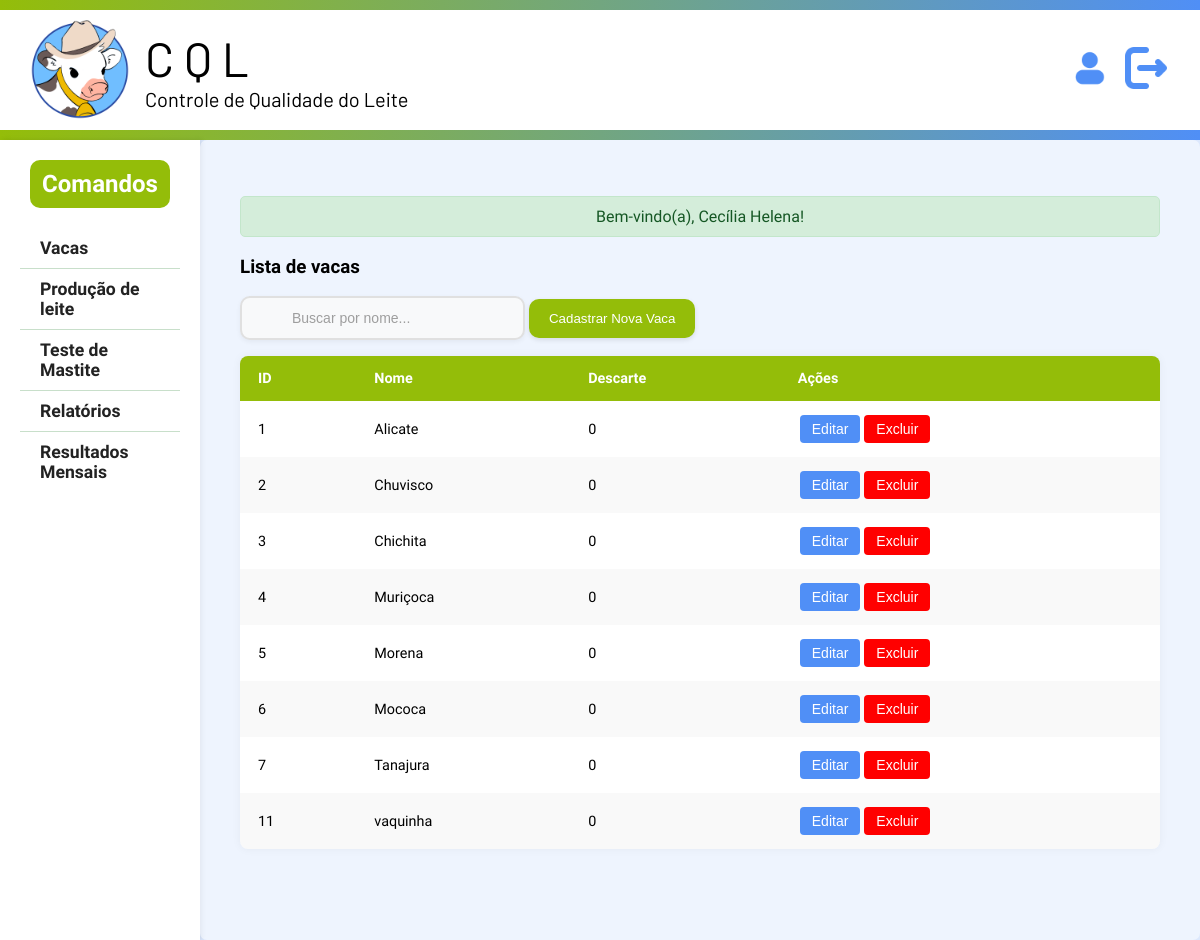
Page /FrontEnd/aluno/area_comum_aluno.php (signed in) on the earlier database version.
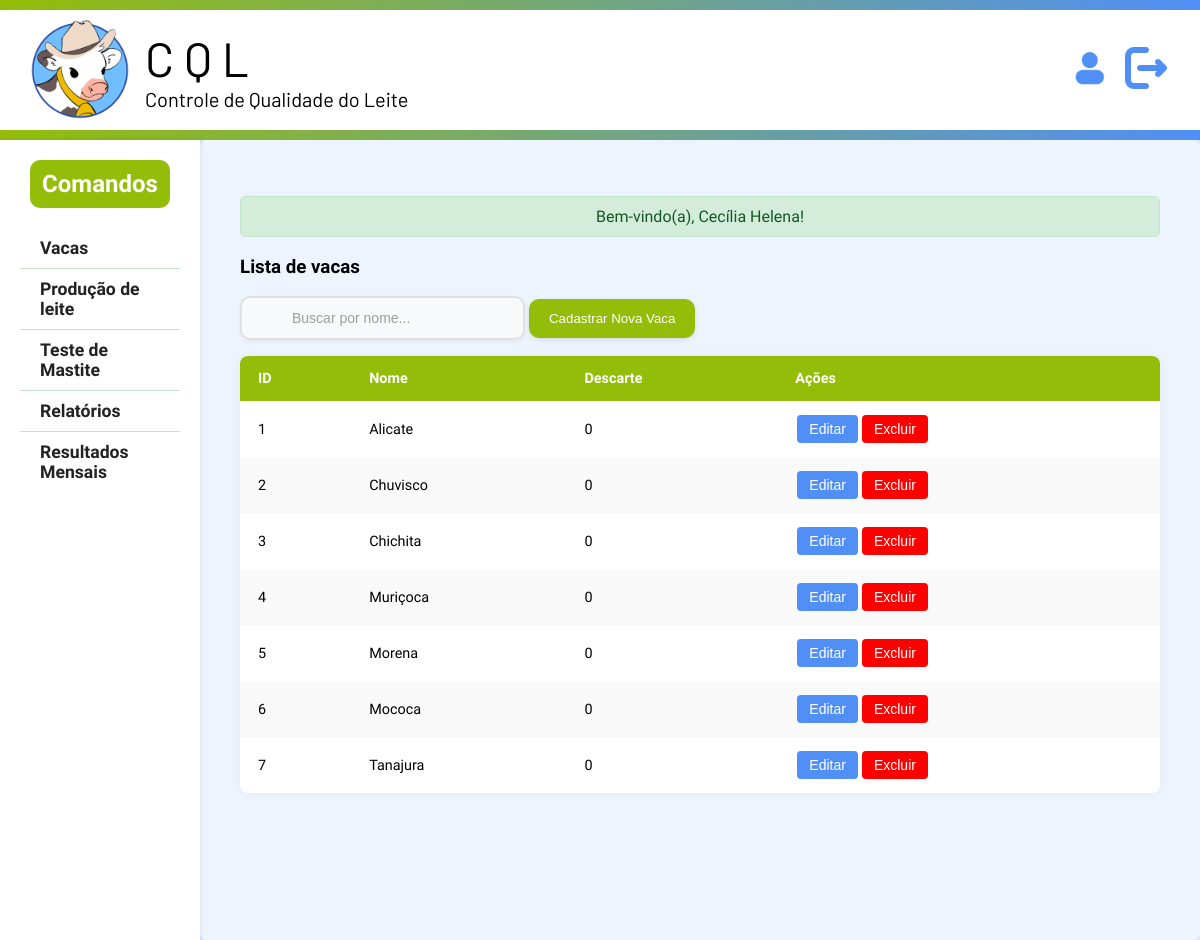
Same page on the later database version.
### tables this page shows
CREATE TABLE `vacas` (
  `id_vaca` int(11) NOT NULL,
  `nome` varchar(100) NOT NULL,
  `descarte` tinyint(1) NOT NULL DEFAULT 0
);

### FrontEnd/aluno/area_comum_aluno.php (shortened to what this page needs)
<?php
require("../../BackEnd/get_resultados_mensais.php");
?>
<!DOCTYPE html>
<html lang="pt-br">
<head>
  <link rel="stylesheet" href="../style/usuarios.css" />
</head>
<body>
  <div class="faixa-decorada"></div>
  <header id="menu">
    <div class="logo-container">
      <img src="../imgs/iconePagPreto.png" alt="Logo do projeto" class="logo" />
      <div class="texto-logo">
        <h1 class="barlow-regular">CQL</h1>
        <h2 class="barlow-regular">Controle de Qualidade do Leite</h2>
      </div>
    </div>
    <div class="caixa-perfil">
      <button id="btnPerfil" title="<?php echo htmlspecialchars($_SESSION['nome'] ?? 'Usuário'); ?>">
        <img src="../imgs/perfil.png" alt="Perfil de <?php echo htmlspecialchars($_SESSION['nome'] ?? 'usuário'); ?>">
      </button>
      <button title="Sair" onclick="if(confirmarSaida()) location.href='../../FrontEnd/logout.php'">
        <img src="../imgs/sair.png" alt="Botão sair">
      </button>
    </div>
  </header>
  <div class="faixa-decorada"></div>
  <main class="painel">
    <nav class="menu-lateral">
      <h2>Comandos</h2>
      <ul>
        <li><a href="#" onclick="mostrarSecao('lista')">Vacas</a></li>
        <li><a href="#" onclick="mostrarSecao('producao')">Produção de leite</a></li>
        <li><a href="#" onclick="mostrarSecao('teste_mastite')">Teste de Mastite</a></li>
        <li><a href="#" onclick="mostrarSecao('relatorios')">Relatórios</a></li>
        <li><a href="#" onclick="mostrarSecao('resultados-mensais')">Resultados Mensais</a></li>
      </ul>
    </nav>
    <section id="lista" class="conteudo">
      <?php if (isset($_SESSION['mensagem'])): ?>
        <p class="mensagem" role="alert" id="mensagem-global"><?= $_SESSION['mensagem']; ?></p>
        <?php unset($_SESSION['mensagem']);
      endif; ?>
      <h3>Lista de vacas</h3>
      <input type="text" id="buscaVaca" list="vacasNomesDatalist" placeholder="Buscar por nome..."
        oninput="filtrarVacasTabela()" class="input-busca">
      <button onclick="mostrarSecao('cadastro')" class="btn">Cadastrar Nova Vaca</button>
      <table class="tabela" id="id-tabela-vacas">
        <thead>
          <tr>
            <th>ID</th>
            <th>Nome</th>
            <th>Descarte</th>
            <th>Ações</th>
          </tr>
        </thead>
        <tbody>
          <?php require("../../BackEnd/listar_vacas.php") ?>
        </tbody>
      </table>
    </section>
  </main>
</body>
</html>

### BackEnd/listar_vacas.php
<?php
require("conexao.php");
try {
    $stmt = $banco->query("SELECT * FROM vacas");
    $vacas = $stmt->fetchAll(PDO::FETCH_ASSOC);
    if (count($vacas) > 0) {
        foreach ($vacas as $vaca) {
            echo "<tr data-id='{$vaca['id_vaca']}'>";
            echo "<td>{$vaca['id_vaca']}</td>";
            echo "<td class='nome-vaca'>{$vaca['nome']}</td>";
            echo "<td>{$vaca['descarte']}</td>";
            echo "<td class='acoes'>";
            echo "<button class='btn-editar' onclick='editarVaca(this)'>Editar</button>";
            echo "<button class='btn-excluir' onclick='excluirVaca({$vaca['id_vaca']}, this)'>Excluir</button>";
            echo "</td>";
            echo "</tr>";
        }
    } else {
        echo "<tr><td colspan='4'><strong>Nenhuma vaca encontrada</strong></td></tr>";
    }
} catch (PDOException $e) {
    echo "<tr><td colspan='4'><strong>Erro ao carregar vacas: " . $e->getMessage() . "</strong></td></tr>";
}
?>

### FrontEnd/style/usuarios.css (style rules this page uses)
:root { --fonte-padrao: "Barlow Semi Condensed", sans-serif; --cor-header: white; --decoracao-header: linear-gradient(to right, #94BD09, #508FF6); --cor-fundo: rgba(80, 143, 246, 0.2); --cor-destaque1: #94BD09; --cor-destaque2: #508FF6; --cor-botao-excluir: #d32f2fd3; --cor-texto-link-menu: #222; --cor-texto-link-menu-hover: #4a6b4d; --cor-link-ativo-fundo: #4CAF50; --cor-link-ativo-texto: #fff; --card-bg: #fff; --card-border: #ddd; --card-radius: 1rem; --card-shadow: 0 2px 6px rgba(0,0,0,0.1); }
* { box-sizing: border-box; }
body, html { min-height: 100vh; margin: 0; }
body { background-color: var(--cor-fundo); font-family: var(--fonte-padrao); opacity: 0; animation: cairSuave 0.8s ease-out forwards; }
.faixa-decorada { height: 10px; background: var(--decoracao-header); }
header { display: flex; align-items: center; justify-content: space-between; padding: 10px 30px; background-color: var(--cor-header); width: 100%; box-sizing: border-box; gap: 20px; }
.barlow-regular { font-family: "Barlow", sans-serif; font-weight: 400; font-style: normal; }
.logo-container { display: flex; align-items: center; gap: 15px; }
.texto-logo { display: flex; flex-direction: column; text-align: justify; }
.texto-logo h1 { margin: 0; font-size: clamp(28px, 5vw, 48px); letter-spacing: 10px; }
.texto-logo h2 { font-size: clamp(14px, 2vw, 20px); margin: 0; }
.logo-container .logo { object-fit: contain; width: 100px; height: auto; }
.caixa-perfil { position: relative; display: flex; gap: 8px; align-items: center; }
.caixa-perfil button img { width: 48px; height: 48px; }
.painel { display: flex; min-height: 100vh; margin-top: 0; position: relative; }
.menu-lateral { background-color: #fff; padding: 20px; width: 200px; font-size: 1.1em; box-shadow: 2px 0 5px rgba(0,0,0,0.1); }
.menu-lateral h2 { font-size: clamp(18px, 2vw, 24px); margin-bottom: 20px; background-color: var(--cor-destaque1); color: #fff; border-radius: 10px; padding: 10px; text-align: center; margin: 0 10px 20px 10px; }
.menu-lateral ul { list-style: none; padding: 0; margin: 0; }
.menu-lateral a { text-decoration: none; color: var(--cor-texto-link-menu); font-weight: bold; display: block; padding: 10px 20px; transition: background-color 0.2s ease, color 0.2s ease; border-bottom: 1px solid #c8dfca; }
.menu-lateral ul li:last-child a { border-bottom: none; }
.conteudo { flex: 1; display: flex; flex-direction: column; align-items: center; padding: 40px; background-color: rgba(255, 255, 255, 0.5); border-radius: 7px; gap: 10px; margin-left: 0; width: 100%; min-height: 100vh; }
.tabela { width: 100%; border-collapse: separate; border-spacing: 0; margin-top: 16px; font-family: var(--fonte-padrao); font-size: clamp(13px, 1.2vw, 16px); box-shadow: 0 0 10px rgba(0, 0, 0, 0.05); border-radius: 8px; overflow: hidden; }
.tabela thead { background-color: var(--cor-destaque1); color: white; }
.tabela th, .tabela td { padding: 14px 18px; text-align: left; }
.tabela tbody tr:nth-child(even) { background-color: #f9f9f9; }
.tabela tbody tr:nth-child(odd) { background-color: #ffffff; }
.mensagem { background-color: #d4edda; color: #155724; border: 1px solid #c3e6cb; padding: 10px; border-radius: 5px; margin-bottom: 15px; text-align: center; }
.caixa-perfil button { all: unset; cursor: pointer; transition: all 0.3s ease; }
.btn { padding: 12px 20px; background-color:var(--cor-destaque1); color: white; border: none; border-radius: 10px; cursor: pointer; font-weight: 500; transition: all 0.3s ease; box-shadow: 0 2px 5px rgba(0,0,0,0.1); }
.btn-editar, .btn-salvar, .btn-excluir { padding: 6px 12px; border: none; border-radius: 4px; cursor: pointer; font-size: 14px; font-weight: 500; transition: all 0.2s ease; margin: 0 2px; }
.btn-editar { background-color: var(--cor-destaque2); color: white; }
.btn-excluir { background-color: red; color: white; }
.input-busca { flex: 1; max-width: 400px; padding: 12px 50px; font-size: 14px; border: 2px solid #e0e0e0; border-radius: 10px; background-color: #f8f9fa; transition: all 0.3s ease; box-shadow: 0 2px 5px rgba(0,0,0,0.05); }
.input-busca::placeholder { color: #9e9e9e; opacity: 1; }
.tabela td { vertical-align: middle; }

Differences in the rows shown:
removed vacas: id_vaca "11", nome "vaquinha", descarte "0"
